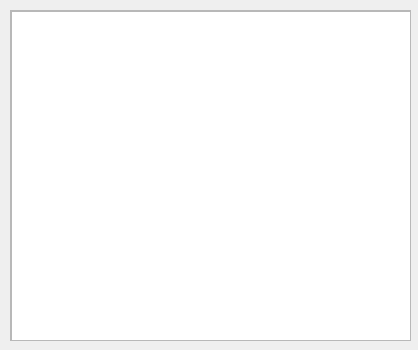
<?xml version="1.0" encoding="UTF-8"?>
<ui version="4.0">
 <class>Dialog</class>
 <widget class="QDialog" name="Dialog">
  <property name="geometry">
   <rect>
    <x>0</x>
    <y>0</y>
    <width>418</width>
    <height>350</height>
   </rect>
  </property>
  <property name="windowTitle">
   <string>Dialog</string>
  </property>
  <widget class="QFrame" name="frame">
   <property name="geometry">
    <rect>
     <x>10</x>
     <y>10</y>
     <width>401</width>
     <height>331</height>
    </rect>
   </property>
   <property name="frameShape">
    <enum>QFrame::StyledPanel</enum>
   </property>
   <property name="frameShadow">
    <enum>QFrame::Raised</enum>
   </property>
   <widget class="QScrollArea" name="scrollArea">
    <property name="geometry">
     <rect>
      <x>0</x>
      <y>0</y>
      <width>401</width>
      <height>331</height>
     </rect>
    </property>
    <property name="widgetResizable">
     <bool>true</bool>
    </property>
    <widget class="QWidget" name="scrollAreaWidgetContents">
     <property name="geometry">
      <rect>
       <x>0</x>
       <y>0</y>
       <width>399</width>
       <height>329</height>
      </rect>
     </property>
     <widget class="QTableWidget" name="tableWidget">
      <property name="geometry">
       <rect>
        <x>0</x>
        <y>0</y>
        <width>401</width>
        <height>331</height>
       </rect>
      </property>
      <attribute name="horizontalHeaderDefaultSectionSize">
       <number>133</number>
      </attribute>
      <attribute name="verticalHeaderVisible">
       <bool>false</bool>
      </attribute>
     </widget>
    </widget>
   </widget>
  </widget>
 </widget>
 <resources/>
 <connections/>
</ui>
